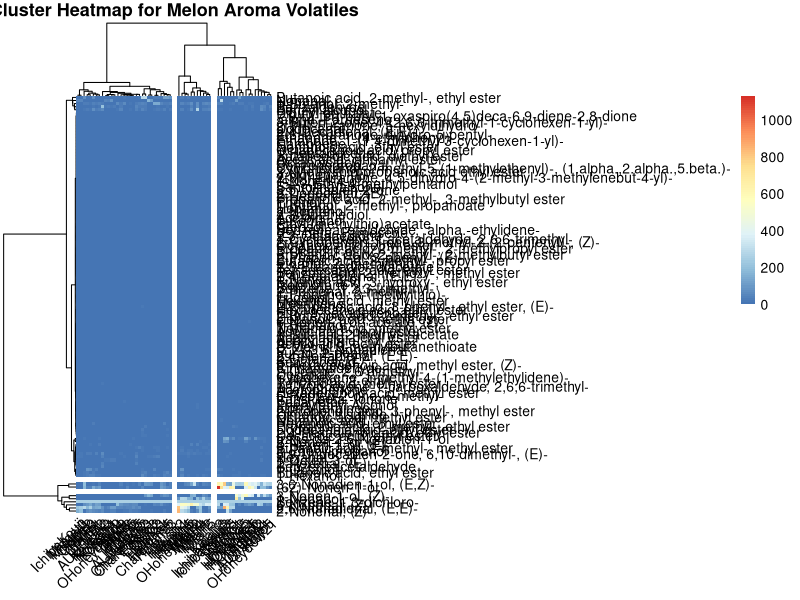

Source code (R):


#library(tidyverse)
#melon_voc <- read_csv("./data/melon_cluster_heatmap_trial.csv")

melon_voc <- read.csv("./data/melon_cluster_heatmap_trial.csv", header = TRUE, row.names = 1)

#read.csv(): This is a built-in R function used to import data from a CSV (comma-separated values) file into a data frame.
#"./data/melon_cluster_heatmap_trial.csv": This is the file path to the CSV file.
#"./data/" indicates that the file is located in a folder named data relative to your current working directory.
#"melon_cluster_heatmap_trial.csv" is the name of the CSV file you want to read.

#"header = TRUE:" This argument tells R that the first row of the CSV file contains column names (i.e., the headers).
#If set to FALSE, R would treat the first row as data, not as column names.
#"row.names = 1:" This argument specifies that the first column in the CSV file should be used as row names for the data frame.
#Instead of treating the first column as data, its values will serve as identifiers for each row.
#In summary, the code reads a CSV file from the specified path, uses the first row as column headers, 
#and assigns the values in the first column as row names, storing the resulting data frame in the variable melon_voc.


View(melon_voc)

head(melon_voc)

install.packages("pheatmap")
library(pheatmap)

#?pheatmap #to get help of pheatmap library and function

pheatmap(melon_voc,
         cluster_rows = T, 
         cluster_cols = T,
         clustering_distance_rows = 'euclidean',
         clustering_distance_cols = 'euclidean',
         clustering_method = 'ward.D',
         main = 'Cluster Heatmap for Melon Aroma Volatiles', #to show title of the graph
         show_colnames = T, #to show column names as mentioned in the .csv file
         show_rownames = T, #to show row names as mentioned in the .csv file
         fontsize_number = 4, #to adjust font size
         #number_color = 'black', 
         #display_numbers = T,
         #col = brewer.pal(10, 'RdYlGn'),
         border_color = 'black', #to show border color in black
         #legend = F, #to remove legends
         #legend_breaks = c(0, 250, 500, 750, 1000), #which numbers to display on the legend,
         cutree_rows = 3, #to cut row clusters into 3
         cutree_cols = 3, #to cut column clusters into 3
         fontsize_col = 10, #to adjust the font size of column names as mentioned in the .csv file
         fontsize_row = 10, #to adjust the font size of row names as mentioned in the .csv file
         angle_col = 45, #to show column name at 45 degrees angle
         na_col = 'black' #to show cells with missing values as black color
         )




